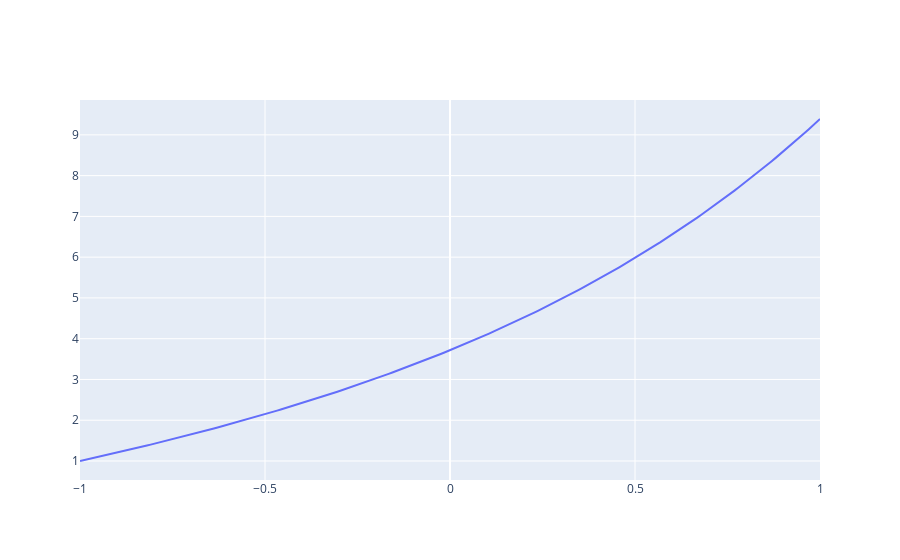

Notebook code for this chart:
### Code cell
fig = go.Figure()

fig.add_trace(go.Scatter(x=x,y=z[:,0]))

fig.show()

### Figure 1 — Plotly figure (JSON) as saved in the notebook; plotly's stock layout.template omitted (floating-point values rounded to 4 significant figures; data arrays with more than 128 entries replaced by an {"elided": "..."} marker saying what was removed)
{"data": [{"type": "scatter", "x": {"elided": "200 float values"}, "y": {"elided": "200 float values"}}], "layout": {"autosize": true, "xaxis": {"autorange": true, "range": [-1, 1], "type": "linear"}, "yaxis": {"autorange": true, "range": [0.5339, 9.855], "type": "linear"}}}
